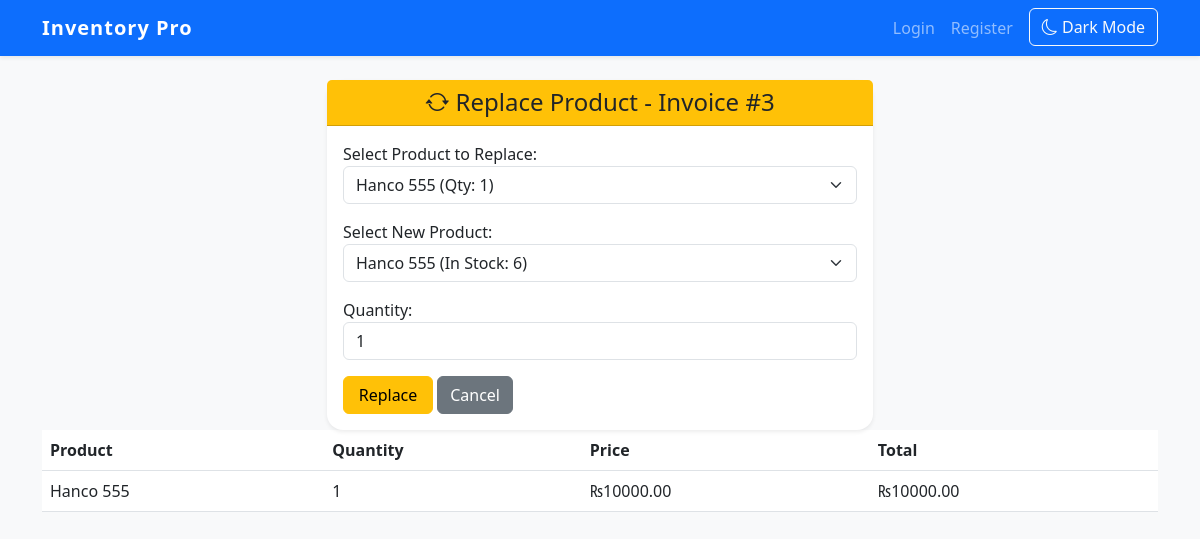
Page /replace_product/3 on the committed database.
### app/models.py (models this page shows, shortened)
class Sale(db.Model):
    id = db.Column(db.Integer, primary_key=True)
    date = db.Column(db.DateTime, server_default=db.func.now())
    total = db.Column(db.Float, nullable=False)
    payment_method = db.Column(db.String(32), nullable=True)
    items = db.relationship('SaleItem', backref='sale', lazy=True)

class SaleItem(db.Model):
    id = db.Column(db.Integer, primary_key=True)
    sale_id = db.Column(db.Integer, db.ForeignKey('sale.id'), nullable=False)
    product_id = db.Column(db.Integer, db.ForeignKey('product.id'), nullable=False)
    quantity = db.Column(db.Integer, nullable=False)
    price = db.Column(db.Float, nullable=False)
    product = db.relationship('Product')

class Product(db.Model):
    id = db.Column(db.Integer, primary_key=True)
    name = db.Column(db.String(128), nullable=False)
    quantity = db.Column(db.Integer, default=0)
    price = db.Column(db.Float, default=0.0)         # Selling price
    cost_price = db.Column(db.Float, default=0.0)      # <-- Add this line
    barcode = db.Column(db.String(128), unique=True)  # <-- Add this line
    model_number = db.Column(db.String(128))  # Optional: add this line
    category_id = db.Column(db.Integer, db.ForeignKey('category.id'))

### app/routes.py (the view, shortened to what this page needs)
@main.route('/replace_product/<int:sale_id>', methods=['GET', 'POST'])
def replace_product(sale_id):
    sale = Sale.query.get_or_404(sale_id)
    items = SaleItem.query.filter_by(sale_id=sale.id).all()
    products = Product.query.all()
    return render_template('replace_product.html', sale=sale, items=items, products=products)

### app/templates/replace_product.html (shortened to what this page needs)
{% extends 'base.html' %}
{% block content %}
<div class="row justify-content-center">
    <div class="col-md-7 col-lg-6">
        <div class="card shadow-sm border-0">
            <div class="card-header bg-warning text-dark text-center">
                <h4 class="mb-0"><i class="bi bi-arrow-repeat"></i> Replace Product - Invoice #{{ sale.id }}</h4>
            </div>
            <div class="card-body">
                <form method="POST">
                    <div class="mb-3">
                        <label>Select Product to Replace:</label>
                        <select name="old_item_id" class="form-select">
                            {% for item in items %}
                            <option value="{{ item.id }}">{{ item.product.name }} (Qty: {{ item.quantity }})</option>
                            {% endfor %}
                        </select>
                    </div>
                    <div class="mb-3">
                        <label>Select New Product:</label>
                        <select name="new_product_id" class="form-select">
                            {% for product in products %}
                            <option value="{{ product.id }}">{{ product.name }} (In Stock: {{ product.quantity }})</option>
                            {% endfor %}
                        </select>
                    </div>
                    <div class="mb-3">
                        <label>Quantity:</label>
                        <input type="number" name="replace_qty" min="1" class="form-control" value="1">
                    </div>
                    <button type="submit" class="btn btn-warning">Replace</button>
                    <a href="{{ url_for('main.sales_history') }}" class="btn btn-secondary">Cancel</a>
                </form>
            </div>
        </div>
    </div>
</div>
<table class="table">
    <thead>
        <tr>
            <th>Product</th>
            <th>Quantity</th>
            <th>Price</th>
            <th>Total</th>
        </tr>
    </thead>
    <tbody>
        {% for item in items %}
        <tr>
            <td>{{ item.product.name }}</td>
            <td>{{ item.quantity }}</td>
            <td>₨{{ '%.2f'|format(item.price) }}</td>
            <td>₨{{ '%.2f'|format(item.price * item.quantity) }}</td>
        </tr>
        {% endfor %}
    </tbody>
</table>
{% endblock %}

### app/templates/base.html (style rules this page uses)
body { background-color: #f8f9fa; }
.card { border-radius: 1rem; }
.table thead th { vertical-align: middle; }
.btn-primary, .btn-success, .btn-warning, .btn-danger { min-width: 90px; }

### rows in the picture
Sale: id "3"
SaleItem: product.name "Hanco 555", quantity "1", price "10000.00", item.price*item.quantity "10000.00"

### other values in the picture
form field old_item_id "Hanco 555 (Qty: 1)"
form field new_product_id "Hanco 555 (In Stock: 6)"
